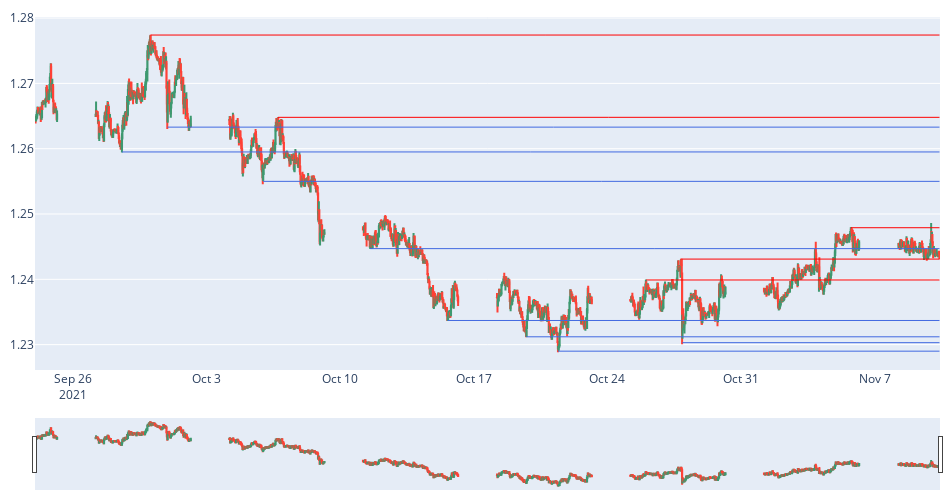

The cell this chart's notebook holds for it:
### Code cell
def plot_stop_log(pair,granularity = 'M30', time_delta = 46):
    
    df = pd.read_pickle(get_his_data_filename(pair, granularity))
    non_cols = ['time','volume']
    mod_cols = [x for x in df.columns if x not in non_cols]
    df[mod_cols]=df[mod_cols].apply(pd.to_numeric)
    df.reset_index(inplace=True,drop=True)

    df['time'] = df['time'].apply(parser)

    df['time'] = df['time'].apply(astimezone)
    
    df_plot = df.iloc[-1600:]
    df_plot.reset_index(inplace=True,drop=True)
    
    fig = go.Figure()
    fig.add_trace(go.Candlestick(x = df_plot.time,
                                 open = df_plot.mid_o,
                                 high = df_plot.mid_h,
                                 low = df_plot.mid_l,
                                 close=df_plot.mid_c))
    
    fig.update_layout(width=950,height=500,
                 margin = dict(l=10,r=10,t=10,b=10))
    
    log_df = pd.read_pickle('break_stop_log.pkl')
    log_df.reset_index(inplace=True,drop=True)
    
    for i in log_df.index:
        if log_df['PAIR'][i] == pair:
            if log_df['time'][i]> (dt.datetime.now()- dt.timedelta(time_delta)).astimezone(pytz.timezone('Singapore')):
                if log_df['decision'][i] ==1:
                    fig.add_shape(type="line",
                        x0=log_df['time'][i], 
                        y0=log_df['sure_level'][i], 
                        x1=df_plot['time'].iloc[-1], 
                        y1= log_df['sure_level'][i],
                        line=dict(color="red",width=1))

    for i in log_df.index:
        if log_df['PAIR'][i] == pair:
            if log_df['time'][i]> (dt.datetime.now()- dt.timedelta(time_delta)).astimezone(pytz.timezone('Singapore')):
                if log_df['decision'][i] ==-1:
                    fig.add_shape(type="line",
                    x0=log_df['time'][i], 
                    y0=log_df['sure_level'][i], 
                    x1=df_plot['time'].iloc[-1], 
                    y1=log_df['sure_level'][i],
                    line=dict(color="RoyalBlue",width=1))

    fig.update_xaxes(
            gridcolor="#1f292f",
            showgrid=False,fixedrange=True,rangeslider=dict(visible=True)
            #,rangebreaks=[
                #dict(bounds=["sat", "mon"])]
                )
    
    # for trade history
    df_trade = pd.read_csv('/Users/User2/Desktop/Pepper Statement.csv')
    df_trade_pair = df_trade[df_trade['Symbol']==pair].copy()
    
    df_trade_pair = df_trade_pair[['Symbol','Opening Direction', 'Opening Time', 'Closing Time', 'Entry Price','Closing Price', 'Closing Quantity','Net SGD']].copy()
    df_trade_pair['Opening Time'] = df_trade_pair['Opening Time'].apply(parser)
    df_trade_pair['Closing Time'] = df_trade_pair['Closing Time'].apply(parser)
    df_trade_pair = df_trade_pair[df_trade_pair['Opening Time']> dt.datetime.now()- dt.timedelta(time_delta)].copy()
    
    pair_take_profit = data_plot_library[pair]['pips'] * data_plot_library[pair]['pips_tp']
    pair_stop_loss = data_plot_library[pair]['pips'] * data_plot_library[pair]['pips_sl']

    df_trade_pair['Take_Profit'] = np.where(df_trade_pair['Opening Direction']=='Buy',
                                    df_trade_pair['Entry Price'] + pair_take_profit,
                                    df_trade_pair['Entry Price'] - pair_take_profit)

    df_trade_pair['Stop_Loss'] = np.where(df_trade_pair['Opening Direction']=='Buy',
                                    df_trade_pair['Entry Price'] - pair_stop_loss,
                                    df_trade_pair['Entry Price'] + pair_stop_loss)

    for i in df_trade_pair.index:
        if df_trade_pair['Opening Direction'][i] == 'Buy':
            if df_trade_pair['Opening Time'][i]> dt.datetime.now()- dt.timedelta(time_delta):
                fig.add_shape(type="line",
                x0=df_trade_pair['Opening Time'][i], 
                y0=df_trade_pair['Entry Price'][i], 
                x1=df_trade_pair['Closing Time'][i], 
                y1=df_trade_pair['Closing Price'][i],
                line=dict(color="Gold",width=2))         

    for i in df_trade_pair.index:
        if df_trade_pair['Opening Direction'][i] == 'Sell':
            if df_trade_pair['Opening Time'][i]> dt.datetime.now()- dt.timedelta(time_delta):
                fig.add_shape(type="line",
                x0=df_trade_pair['Opening Time'][i], 
                y0=df_trade_pair['Entry Price'][i], 
                x1=df_trade_pair['Closing Time'][i], 
                y1=df_trade_pair['Closing Price'][i],
                line=dict(color="Black",width=2))

    fig.update_layout(hovermode='x')
    fig.show()

    display(df_trade_pair)

plot_stop_log(pair)

### Figure 1 — Plotly figure (JSON) as saved in the notebook; plotly's stock layout.template omitted (floating-point values rounded to 4 significant figures; data arrays with more than 128 entries replaced by an {"elided": "..."} marker saying what was removed)
{"data": [{"close": {"elided": "1600 float values"}, "high": {"elided": "1600 float values"}, "low": {"elided": "1600 float values"}, "open": {"elided": "1600 float values"}, "type": "candlestick", "x": {"elided": "1600 str values"}}], "layout": {"height": 500, "hovermode": "x", "margin": {"b": 10, "l": 10, "r": 10, "t": 10}, "shapes": [{"line": {"color": "red", "width": 1}, "type": "line", "x0": "2021-09-30T02:06:00+08:00", "x1": "2021-11-10T09:30:00+08:00", "y0": 1.277, "y1": 1.277}, {"line": {"color": "red", "width": 1}, "type": "line", "x0": "2021-10-06T18:07:00+08:00", "x1": "2021-11-10T09:30:00+08:00", "y0": 1.265, "y1": 1.265}, {"line": {"color": "red", "width": 1}, "type": "line", "x0": "2021-10-26T00:53:00+08:00", "x1": "2021-11-10T09:30:00+08:00", "y0": 1.24, "y1": 1.24}, {"line": {"color": "red", "width": 1}, "type": "line", "x0": "2021-10-27T21:15:00+08:00", "x1": "2021-11-10T09:30:00+08:00", "y0": 1.243, "y1": 1.243}, {"line": {"color": "red", "width": 1}, "type": "line", "x0": "2021-11-05T18:06:00+08:00", "x1": "2021-11-10T09:30:00+08:00", "y0": 1.248, "y1": 1.248}, {"line": {"color": "RoyalBlue", "width": 1}, "type": "line", "x0": "2021-09-28T14:01:00+08:00", "x1": "2021-11-10T09:30:00+08:00", "y0": 1.26, "y1": 1.26}, {"line": {"color": "RoyalBlue", "width": 1}, "type": "line", "x0": "2021-09-30T23:16:00+08:00", "x1": "2021-11-10T09:30:00+08:00", "y0": 1.263, "y1": 1.263}, {"line": {"color": "RoyalBlue", "width": 1}, "type": "line", "x0": "2021-10-05T23:27:00+08:00", "x1": "2021-11-10T09:30:00+08:00", "y0": 1.255, "y1": 1.255}, {"line": {"color": "RoyalBlue", "width": 1}, "type": "line", "x0": "2021-10-11T14:01:00+08:00", "x1": "2021-11-10T09:30:00+08:00", "y0": 1.245, "y1": 1.245}, {"line": {"color": "RoyalBlue", "width": 1}, "type": "line", "x0": "2021-10-15T15:27:00+08:00", "x1": "2021-11-10T09:30:00+08:00", "y0": 1.234, "y1": 1.234}, {"line": {"color": "RoyalBlue", "width": 1}, "type": "line", "x0": "2021-10-19T18:18:00+08:00", "x1": "2021-11-10T09:30:00+08:00", "y0": 1.231, "y1": 1.231}, {"line": {"color": "RoyalBlue", "width": 1}, "type": "line", "x0": "2021-10-21T10:13:00+08:00", "x1": "2021-11-10T09:30:00+08:00", "y0": 1.229, "y1": 1.229}, {"line": {"color": "RoyalBlue", "width": 1}, "type": "line", "x0": "2021-10-27T22:13:00+08:00", "x1": "2021-11-10T09:30:00+08:00", "y0": 1.23, "y1": 1.23}], "width": 950, "xaxis": {"fixedrange": true, "gridcolor": "#1f292f", "rangeslider": {"visible": true}, "showgrid": false}}}
